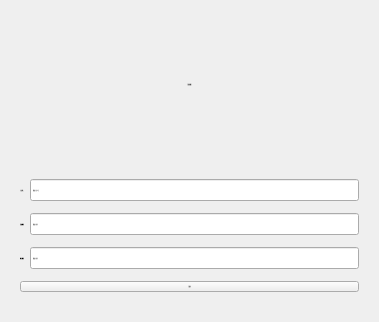
<?xml version="1.0" encoding="UTF-8"?>
<ui version="4.0">
 <class>reg</class>
 <widget class="QWidget" name="reg">
  <property name="geometry">
   <rect>
    <x>0</x>
    <y>0</y>
    <width>379</width>
    <height>322</height>
   </rect>
  </property>
  <property name="windowTitle">
   <string>Form</string>
  </property>
  <property name="styleSheet">
   <string notr="true">
QWidget#reg {
    background: qlineargradient(x1:0, y1:0, x2:1, y2:1,
        stop:0 #3498db, stop:1 #2c3e50);
    border-radius: 10px;
}

/* 标题样式 */
QLabel#label {
    color: white;
    font-weight: bold;
    font-size: 28px;
    padding: 10px;
    margin-bottom: 20px;
}

/* 输入框容器样式 */
QWidget#widget_4 {
    background-color: rgba(255, 255, 255, 0.1);
    border-radius: 10px;
    padding: 15px;
}

/* 标签样式 */
QLabel {
    color: white;
    font-size: 16px;
    min-width: 80px;
}

/* 输入框通用样式 */
QLineEdit {
    background-color: rgba(255, 255, 255, 0.9);
    border: 2px solid #ecf0f1;
    border-radius: 8px;
    padding: 8px 12px;
    font-size: 16px;
    color: #2c3e50;
    min-width: 200px;
    selection-background-color: #3498db;
    selection-color: white;
}

QLineEdit:focus {
    border: 2px solid #3498db;
    background-color: white;
}

QLineEdit::placeholder {
    color: #95a5a6;
    font-style: italic;
}



/* 注册按钮样式 */
QPushButton#reg_2 {
    background-color: #2ecc71;
    color: white;
    border: 2px solid #27ae60;
    border-radius: 8px;
    padding: 10px;
    font-size: 16px;
    font-weight: bold;
    margin-top: 15px;
}

QPushButton#reg_2:hover {
    background-color: #27ae60;
}

QPushButton#reg_2:pressed {
    background-color: #219653;
}

/* 布局间距调整 */
QGridLayout {
    margin: 15px;
}

QGridLayout &gt; QWidget {
    margin: 5px;
}
	QMessageBox QLabel {
   	 	color: black;  /* 设置消息文本为黑色 */
    	font-weight: normal;
	}
QMessageBox QPushButton {
    background-color: #f0f0f0;
    color: black;
    border: 1px solid #ccc;
    border-radius: 4px;
    padding: 5px 10px;
    min-width: 80px;
}</string>
  </property>
  <layout class="QGridLayout" name="gridLayout">
   <item row="0" column="0">
    <widget class="QLabel" name="label">
     <property name="font">
      <font>
       <pointsize>-1</pointsize>
       <weight>75</weight>
       <bold>true</bold>
      </font>
     </property>
     <property name="layoutDirection">
      <enum>Qt::LeftToRight</enum>
     </property>
     <property name="text">
      <string>注册界面</string>
     </property>
     <property name="alignment">
      <set>Qt::AlignCenter</set>
     </property>
    </widget>
   </item>
   <item row="1" column="0">
    <widget class="QWidget" name="widget_4" native="true">
     <layout class="QGridLayout" name="gridLayout_3">
      <item row="0" column="1">
       <widget class="QLineEdit" name="lineEdit_user">
        <property name="font">
         <font>
          <pointsize>-1</pointsize>
         </font>
        </property>
        <property name="maxLength">
         <number>50</number>
        </property>
        <property name="placeholderText">
         <string>请输入用户名</string>
        </property>
       </widget>
      </item>
      <item row="2" column="1">
       <widget class="QLineEdit" name="lineEdit_password2">
        <property name="font">
         <font>
          <pointsize>-1</pointsize>
         </font>
        </property>
        <property name="maxLength">
         <number>30</number>
        </property>
        <property name="echoMode">
         <enum>QLineEdit::Password</enum>
        </property>
        <property name="placeholderText">
         <string>请输入密码</string>
        </property>
       </widget>
      </item>
      <item row="1" column="0">
       <widget class="QLabel" name="lb2_2">
        <property name="font">
         <font>
          <pointsize>-1</pointsize>
          <weight>75</weight>
          <bold>true</bold>
         </font>
        </property>
        <property name="text">
         <string>注册密码</string>
        </property>
        <property name="alignment">
         <set>Qt::AlignCenter</set>
        </property>
       </widget>
      </item>
      <item row="0" column="0">
       <widget class="QLabel" name="lb1_2">
        <property name="font">
         <font>
          <pointsize>-1</pointsize>
          <weight>75</weight>
          <bold>true</bold>
         </font>
        </property>
        <property name="text">
         <string>用户名</string>
        </property>
        <property name="alignment">
         <set>Qt::AlignCenter</set>
        </property>
       </widget>
      </item>
      <item row="3" column="0" colspan="2">
       <widget class="QPushButton" name="reg_2">
        <property name="font">
         <font>
          <pointsize>-1</pointsize>
          <weight>75</weight>
          <bold>true</bold>
         </font>
        </property>
        <property name="text">
         <string>注册</string>
        </property>
       </widget>
      </item>
      <item row="1" column="1">
       <widget class="QLineEdit" name="lineEdit_password1">
        <property name="font">
         <font>
          <pointsize>-1</pointsize>
         </font>
        </property>
        <property name="maxLength">
         <number>25</number>
        </property>
        <property name="echoMode">
         <enum>QLineEdit::Password</enum>
        </property>
        <property name="placeholderText">
         <string>请输入密码</string>
        </property>
       </widget>
      </item>
      <item row="2" column="0">
       <widget class="QLabel" name="lb2_3">
        <property name="font">
         <font>
          <pointsize>-1</pointsize>
          <weight>75</weight>
          <bold>true</bold>
         </font>
        </property>
        <property name="text">
         <string>确认密码</string>
        </property>
        <property name="alignment">
         <set>Qt::AlignCenter</set>
        </property>
       </widget>
      </item>
     </layout>
    </widget>
   </item>
  </layout>
 </widget>
 <resources/>
 <connections/>
</ui>
